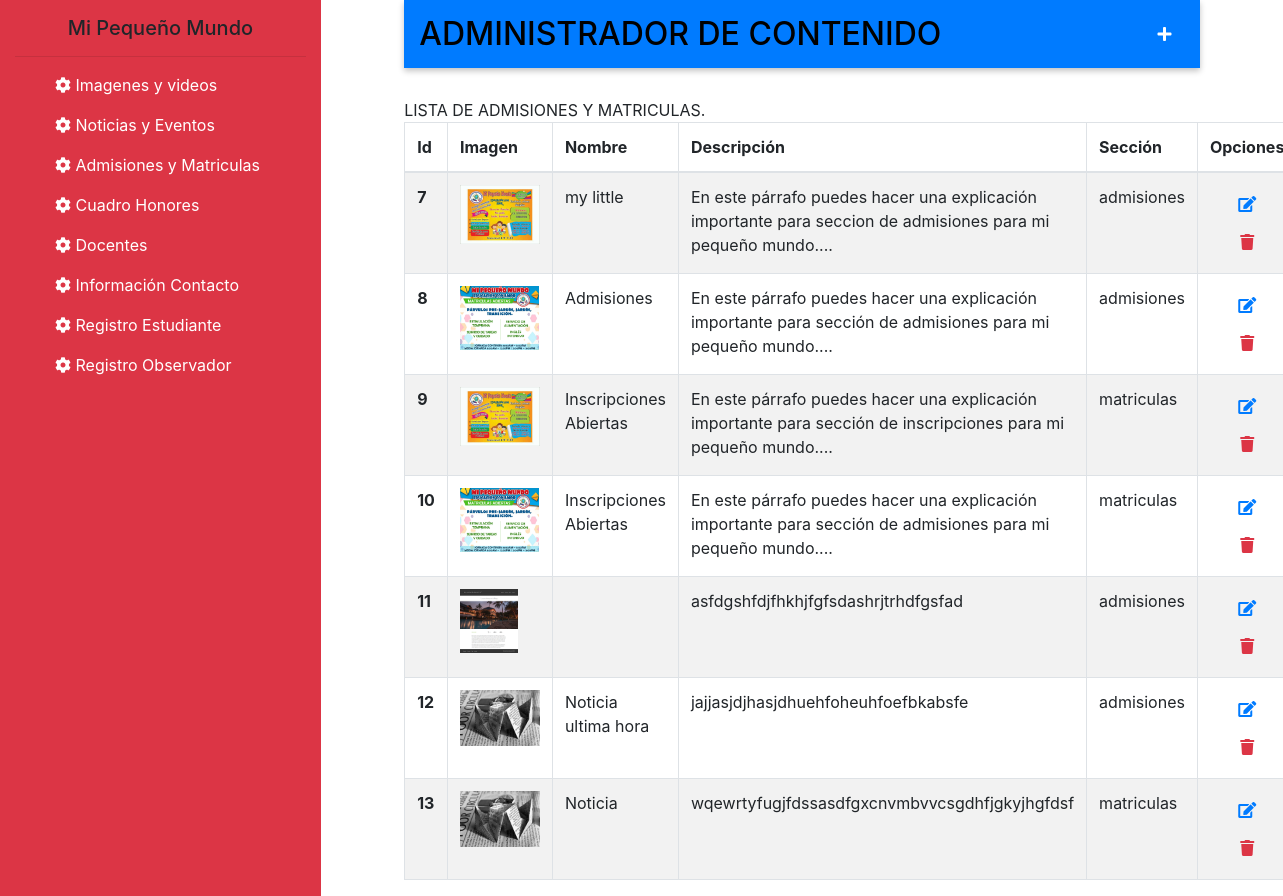
The page /form_list_admissions.php on the database its author committed.
### tables this page shows
CREATE TABLE `news` (
  `id` int(11) NOT NULL,
  `url_media` varchar(255) DEFAULT NULL,
  `title` varchar(100) DEFAULT NULL,
  `description` text DEFAULT NULL,
  `section` varchar(45) DEFAULT NULL
);

### form_list_admissions.php (the view, shortened to what this page needs)
<?php
    include ('header_forms.php');
    include ("config.php");
    $ret=mysqli_query($con,"SELECT * FROM news WHERE section='admisiones' OR section='matriculas'");
?>
<body>
    <section class="container-fluid">
        <div class="row ">
            <div class="col-3 bg-danger">
            <?php include ("menu_forms.php"); ?>
            </div>
            <div class="col-8 center-block">
                <div class="container ">
                    <div class="d-flex justify-content-between bg-primary form-header">
                        <h2 class="d-flex m-0 align-items-center text-center">ADMINISTRADOR DE CONTENIDO</h2>
                        <a id="show_add_category" href="form_creator_admissions.php"
                            class="btn bg-transparent d-flex align-items-center"><i class="fa fa-plus"></i></a>
                    </div>
                    <form class="form group">
                        <div class="row">
                            <div class="col-12">
                                LISTA DE ADMISIONES Y MATRICULAS.
                            </div>
                        </div>
                    </form>
                    <div class="row">
                        <div class="col-12">
                            <table class="table table-bordered table-striped">
                                <thead>
                                    <tr>
                                        <th scope="col">Id</th>
                                        <th scope="col">Imagen</th>
                                        <th scope="col">Nombre</th>
                                        <th scope="col">Descripción</th>
                                        <th scope="col">Sección</th>
                                        <th scope="col">Opciones</th>
                                    </tr>
                                </thead>
                                <tbody>
                                    <?php
                                            while($row = mysqli_fetch_assoc($ret)) {
                                                echo ' <tr>
                                                <th>'.$row['id'].'</th>
                                                <td><a href="'.$row['url_media'].'">
                                                <img src="'.$row['url_media'].'" alt="'.$row['title'].'"
                                                    class="image_form"></a></td>
                                                <td>'.$row['title'].'</td>
                                                <td>'.$row['description'].'</td>
                                                <td>'.$row['section'].'</td>
                                                <td class="text-center">
                                                    <a href="form_edit_admissions.php?id='.$row['id'].'" class="btn">
                                                    <i href="" class="fa fa-edit text-primary"></i>
                                                    </a>
                                                    <button onclick="test('.$row['id'].', `'.$row['url_media'].'`)" class="btn">
                                                    <i class="fa fa-trash text-danger"></i>
                                                    </button>
                                                </td>
                                            </tr>';
                                            }
                                        ?>
                                </tbody>
                            </table>
                        </div>
                    </div>
                </div>
            </div>
    </section>
</body>
</html>

### css/forms.css (style rules this page uses)
a { text-decoration: none ; color: #fff !important; }
.image_form { max-height: 4rem; align-content: space-between; }
.form-header { width: 100%; margin-bottom: 30px !important; padding: 15px; box-shadow: 0px 3px 6px 0px rgba(0, 0, 0, 0.24); color: black !important; }
.center-block { margin-left:auto; margin-right:auto; display:block; }

### header_forms.php (style rules this page uses)
img { max-width: 5rem; height: auto; }

### rows shown on the page
news: id "7", url_media (picture), title "my little", description "En este párrafo puedes hacer una explicación importante para seccion de admisiones para mi pequeño mundo....", section "admisiones"
news: id "8", url_media (picture), title "Admisiones", description "En este párrafo puedes hacer una explicación importante para sección de admisiones para mi pequeño mundo....", section "admisiones"
news: id "9", url_media (picture), title "Inscripciones Abiertas", description "En este párrafo puedes hacer una explicación importante para sección de inscripciones para mi pequeño mundo....", section "matriculas"
news: id "10", url_media (picture), title "Inscripciones Abiertas", description "En este párrafo puedes hacer una explicación importante para sección de admisiones para mi pequeño mundo....", section "matriculas"
news: id "11", url_media (picture), description "asfdgshfdjfhkhjfgfsdashrjtrhdfgsfad", section "admisiones"
news: id "12", url_media (picture), title "Noticia ultima hora", description "jajjasjdjhasjdhuehfoheuhfoefbkabsfe", section "admisiones"
news: id "13", url_media (picture), title "Noticia", description "wqewrtyfugjfdssasdfgxcnvmbvvcsgdhfjgkyjhgfdsf", section "matriculas"
